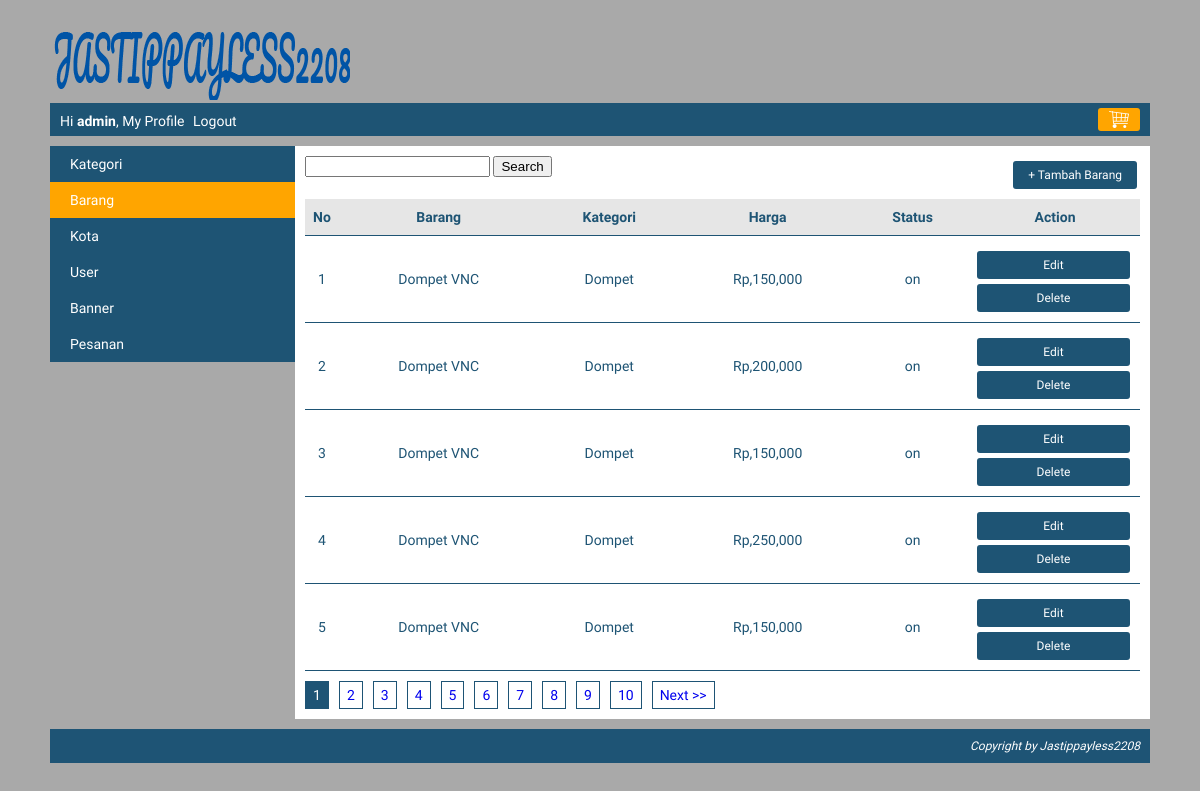
Page /index.php?page=my_profile&module=barang&action=list (signed in) on the committed database.
### tables this page shows
CREATE TABLE `barang` (
  `barang_id` int(10) NOT NULL,
  `kategori_id` int(10) NOT NULL,
  `nama_barang` varchar(250) NOT NULL,
  `spesifikasi` text NOT NULL,
  `gambar` varchar(300) NOT NULL,
  `harga` int(10) NOT NULL,
  `stok` tinyint(1) NOT NULL,
  `status` enum('on','off') NOT NULL
);

CREATE TABLE `kategori` (
  `kategori_id` int(10) NOT NULL,
  `kategori` varchar(150) NOT NULL,
  `status` enum('on','off') NOT NULL
);

### module/barang/list.php (the view, shortened to what this page needs)
<?php
	$search = isset($_GET["search"]) ? $_GET["search"] : false;
	$where = "";
 ?>
<div id="frame-tambah">
	<div id="left">
		<form action="<?php echo BASE_URL."index.php"; ?>" method="GET">
			<input type="text" name="search" value="<?php echo $search; ?>">
			<input type="submit" value="Search">
		</form>
	</div>
	<div id="right">
		<a href="<?php echo BASE_URL."index.php?page=my_profile&module=barang&action=form"; ?>" class="tombol-action">+ Tambah Barang</a>
	</div>
</div>
<?php
	$pagination = isset($_GET["pagination"]) ? $_GET["pagination"] : 1;
	$data_per_halaman = 5;
	$mulai_dari = ($pagination-1) * $data_per_halaman;
	$query = mysqli_query($koneksi, "SELECT barang.*, kategori.kategori FROM barang JOIN kategori ON barang.kategori_id=kategori.kategori_id $where LIMIT $mulai_dari, $data_per_halaman");
	if (mysqli_num_rows($query) == 0) {
		echo "<h3>Saat ini belum ada barang di dalam tabel barang</h3>";
	}else{
		echo "<table class='table-list'>";
		echo "<tr class='baris-title'>
				<th class='kolom-nomor'>No</th>
				<th class='kiri'>Barang</th>
				<th class='kiri'>Kategori</th>
				<th class='kiri'>Harga</th>
				<th class='tengah'>Status</th>
				<th class='tengah'>Action</th>
			 </tr>";
		$no=1 + $mulai_dari;
		while ($row=mysqli_fetch_assoc($query)) {
			echo "<tr>
					<td class='kolom-nomor'>$no</td>
					<td class='kiri'>$row[nama_barang]</td>
					<td class='kiri'>$row[kategori]</td>
					<td class='kiri'>".rupiah($row["harga"])."</td>
					<td class='tengah'>$row[status]</td>
					<td class='tengah'>
						<a  class='tombol-action' href ='".BASE_URL."index.php?page=my_profile&module=barang&action=form&barang_id=$row[barang_id]'>Edit</a>
						<a  class='tombol-action' href ='".BASE_URL."module/barang/action.php?button=Delete&barang_id=$row[barang_id]'>Delete</a>
					</td>
				 </tr>";
			$no++;
		}
		echo "</table>";
	}
?>

### css/style.css (style rules this page uses)
body { font-family: 'Sniglet', cursive; font-size: 14px; color: #1e5474; background: #A9A9A9; width: 1100px; height: auto; margin: 0px auto; padding: 10px; }
.table-list { width: 100%; border-collapse: collapse; }
.table-list tr { border-bottom: 1px solid #1e5474; }
.table-list tr.baris-title { background: #E6E6E6; }
.table-list tr th, .table-list tr td { padding: 10px 7px; }
.kolom-nomor { text-align: center; width: 20px; }
.kiri { text-align: center; }
.tengah { text-align: center; }
.tombol-action { background: #1e5474; color: white; padding: 7px 15px; border-radius: 3px; cursor: pointer; text-decoration: none; margin-right: 3px; font-size: 12px; display: block; float:inherit; margin-top: 5px; }
#frame-tambah { margin-bottom: 10px; overflow: hidden; }
#frame-tambah #left { float: left; }
#frame-tambah #right { float: right; }

### rows in the picture
barang: nama_barang "Dompet VNC", kategori.kategori "Dompet", harga "Rp,150,000", status "on"
barang: nama_barang "Dompet VNC", kategori.kategori "Dompet", harga "Rp,200,000", status "on"
barang: nama_barang "Dompet VNC", kategori.kategori "Dompet", harga "Rp,150,000", status "on"
barang: nama_barang "Dompet VNC", kategori.kategori "Dompet", harga "Rp,250,000", status "on"
barang: nama_barang "Dompet VNC", kategori.kategori "Dompet", harga "Rp,150,000", status "on"

### other values in the picture
$nama "admin"
